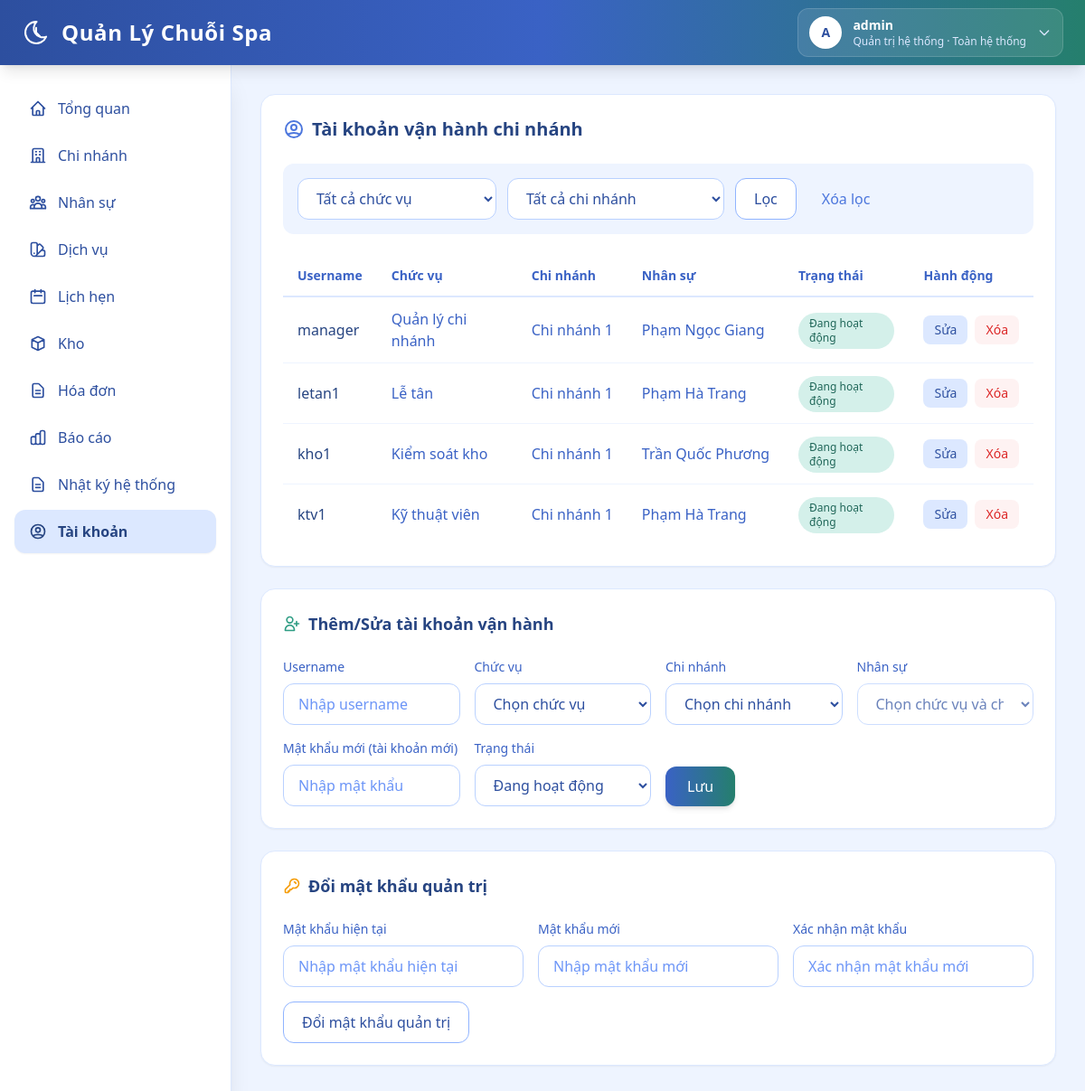
/web/accounts (signed in), run on an earlier commit of the app's database.
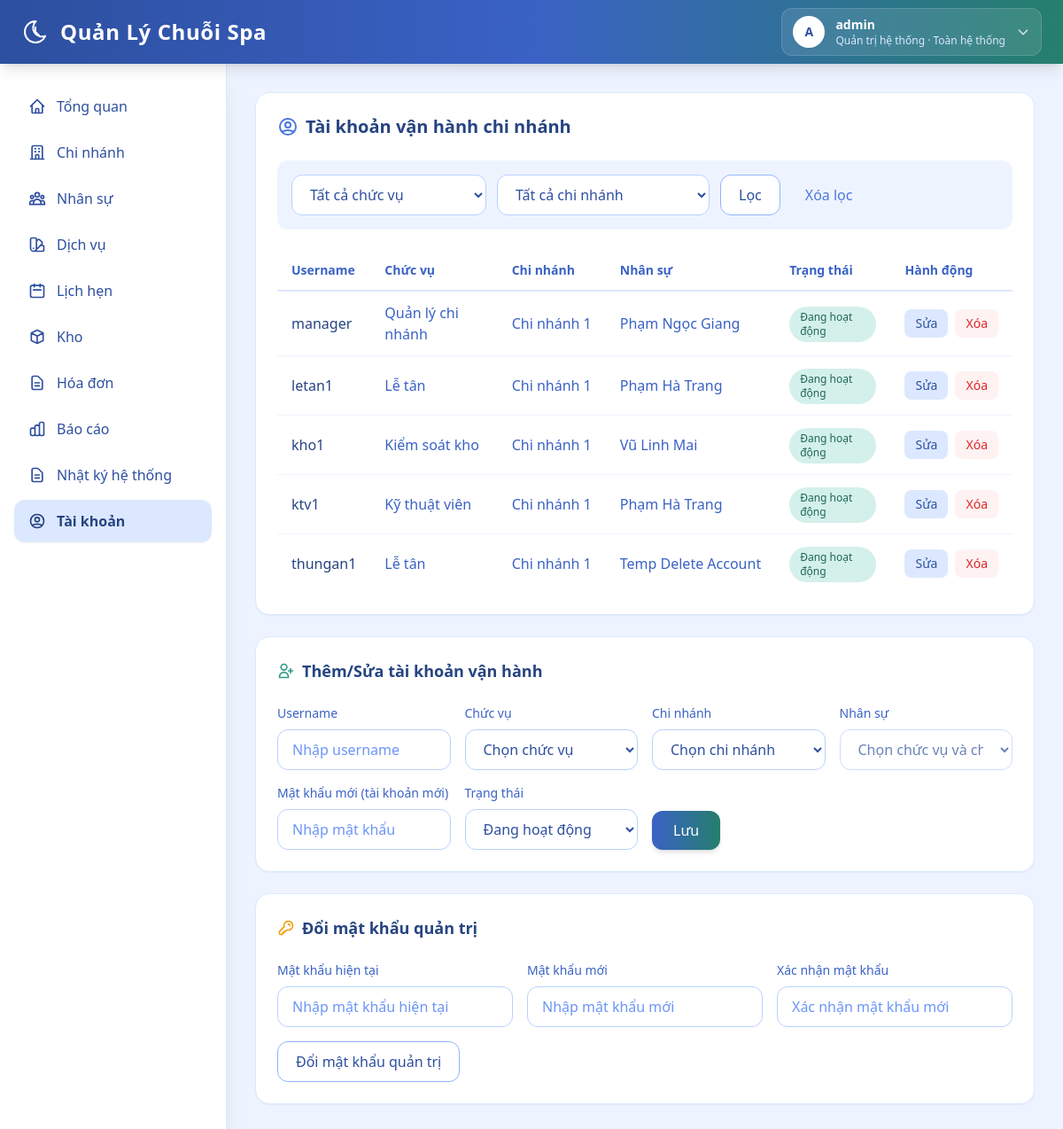
And on a later commit of the database.
### backend/models.py (models this page shows, shortened)
class TimestampMixin:
    created_at = db.Column(db.DateTime, nullable=False, default=datetime.utcnow)

class User(db.Model, TimestampMixin):
    __tablename__ = "users"
    id = db.Column(db.Integer, primary_key=True)
    username = db.Column(db.String(64), nullable=False, unique=True, index=True)
    password_hash = db.Column(db.String(255), nullable=False)
    role = db.Column(db.String(32), nullable=False, default="branch_manager")
    branch_id = db.Column(db.Integer, db.ForeignKey("branches.id"), nullable=True, index=True)
    staff_id = db.Column(db.Integer, db.ForeignKey("staffs.id"), nullable=True, index=True)
    is_active = db.Column(db.Boolean, nullable=False, default=True)
    branch = db.relationship("Branch", lazy="joined")
    staff = db.relationship("Staff", lazy="joined")
    @property
    def is_super_admin(self) -> bool:
        return self.role == "super_admin"

class Branch(db.Model, TimestampMixin):
    __tablename__ = "branches"
    id = db.Column(db.Integer, primary_key=True)
    branch_code = db.Column(db.String(16), nullable=True, unique=True, index=True)
    name = db.Column(db.String(255), nullable=False, unique=True)
    address = db.Column(db.String(500), nullable=True)
    phone = db.Column(db.String(32), nullable=True, unique=True)
    manager_staff_id = db.Column(db.Integer, db.ForeignKey("staffs.id"), nullable=True, index=True)
    status = db.Column(db.String(32), nullable=False, default="active")
    manager_staff = db.relationship("Staff", foreign_keys=[manager_staff_id], lazy="joined")

class Staff(db.Model, TimestampMixin):
    __tablename__ = "staffs"
    id = db.Column(db.Integer, primary_key=True)
    branch_id = db.Column(db.Integer, db.ForeignKey("branches.id"), nullable=False, index=True)
    full_name = db.Column(db.String(255), nullable=False)
    phone = db.Column(db.String(32), nullable=True, unique=True, index=True)
    title = db.Column(db.String(64), nullable=True)
    status = db.Column(db.String(32), nullable=False, default="active")
    start_date = db.Column(db.Date, nullable=True)
    branch = db.relationship("Branch", foreign_keys=[branch_id], lazy="joined")

### backend/web_modules/tai_khoan.py (the view)
@web_bp.get("/accounts")
@roles_required("super_admin")
def accounts():
    scope_ids = getattr(g, "scope_branch_ids", [])
    edit_id = parse_int(request.args.get("edit_id"))
    filters = build_account_filters(scope_ids)
    rows_query = User.query.filter(User.role != "super_admin")
    if filters["filter_role"]:
        rows_query = rows_query.filter(User.role == filters["filter_role"])
    if filters["filter_branch_id"]:
        rows_query = rows_query.filter(User.branch_id == filters["filter_branch_id"])
    rows = rows_query.order_by(User.id.asc()).all()
    branch_options = list_scope_branches(scope_ids, order_by="name")
    edit_row = find_non_admin_user(edit_id)
    if edit_id and edit_row is None:
        return accounts_redirect("Không tìm thấy tài khoản.")
    staff_options = list_staff_options(scope_ids, edit_row)
    form_data = build_form_data(edit_row)
    role_staff_titles = {role: sorted(titles) for role, titles in ROLE_STAFF_TITLES.items()}
    return render_template(
        "web/accounts.html",
        rows=rows,
        branch_options=branch_options,
        staff_options=staff_options,
        role_staff_titles=role_staff_titles,
        edit_mode=bool(edit_row),
        form_data=form_data,
        filters=filters,
        account_role_options=ACCOUNT_ROLE_OPTIONS,
    )

### backend/web.py (called while the page is built)
def parse_text(value: str | None) -> str:
    return (value or "").strip()

def parse_int(value):
    try:
        return int(value)
    except (TypeError, ValueError):
        return None

def normalize_choice(value, allowed, default):
    text = parse_text(value).lower()
    if text in allowed:
        return text
    return default

def role_label(role: str) -> str:
    return ROLE_LABELS.get(role, role)

def can_access_menu_for_user(user: User | None, menu_key: str) -> bool:
    if not user:
        return False
    return menu_key in ROLE_MENU_ACCESS.get(user.role, set())

def list_scope_branches(scope_ids: list[int], order_by: str = "name") -> list[Branch]:
    if not scope_ids:
        return []
    query = Branch.query.filter(Branch.id.in_(scope_ids))
    if order_by == "id":
        query = query.order_by(Branch.id.asc())
    else:
        query = query.order_by(Branch.name.asc())
    return query.all()

def login_required(fn):
    @wraps(fn)
    def wrapper(*args, **kwargs):
        if not getattr(g, "web_user", None):
            return redirect(url_for("web.login"))
        return fn(*args, **kwargs)
    return wrapper

### backend/templates/web/accounts.html (shortened to what the changed rows need)
{% extends "web/base.html" %}
{% block content %}
  <section class="bg-white rounded-2xl shadow-sm border border-spa-100 p-6 mb-6">
    <h2 class="text-xl font-bold text-spa-800 mb-6 flex items-center gap-2">
      <svg class="w-6 h-6 text-spa-500" fill="none" stroke="currentColor" viewBox="0 0 24 24"><path stroke-linecap="round" stroke-linejoin="round" stroke-width="2" d="M5.121 17.804A13.937 13.937 0 0112 16c2.5 0 4.847.655 6.879 1.804M15 10a3 3 0 11-6 0 3 3 0 016 0zm6 2a9 9 0 11-18 0 9 9 0 0118 0z"/></svg>
      Tài khoản vận hành chi nhánh
    </h2>
    <div class="overflow-x-auto">
      <table class="w-full">
        <thead>
          <tr class="border-b-2 border-spa-100">
            <th class="text-left py-3 px-4 text-sm font-semibold text-spa-600">Username</th>
            <th class="text-left py-3 px-4 text-sm font-semibold text-spa-600">Chức vụ</th>
            <th class="text-left py-3 px-4 text-sm font-semibold text-spa-600">Chi nhánh</th>
            <th class="text-left py-3 px-4 text-sm font-semibold text-spa-600">Nhân sự</th>
            <th class="text-left py-3 px-4 text-sm font-semibold text-spa-600">Trạng thái</th>
            <th class="text-left py-3 px-4 text-sm font-semibold text-spa-600">Hành động</th>
          </tr>
        </thead>
        <tbody class="divide-y divide-spa-50">
          {% for row in rows %}
            <tr class="hover:bg-spa-50/50 transition-colors">
              <td class="py-3 px-4 text-spa-800 font-medium">{{ row.username }}</td>
              <td class="py-3 px-4 text-spa-600">{{ role_label(row.role) }}</td>
              <td class="py-3 px-4 text-spa-600 max-w-[180px] truncate" {% if row.branch %}data-tooltip="{{ row.branch.name|e }}" tabindex="0"{% endif %}>{{ row.branch.name if row.branch else '-' }}</td>
              <td class="py-3 px-4 text-spa-600 max-w-[200px] truncate" {% if row.staff %}data-tooltip="{{ row.staff.full_name|e }}" tabindex="0"{% endif %}>{{ row.staff.full_name if row.staff else '-' }}</td>
              <td class="py-3 px-4">
                <span class="inline-flex px-3 py-1 rounded-full text-xs font-medium
                  {% if row.is_active %}bg-sage-100 text-sage-700{% else %}bg-spa-200 text-spa-600{% endif %}">
                  {{ 'Đang hoạt động' if row.is_active else 'Ngừng hoạt động' }}
                </span>
              </td>
              <td class="py-3 px-4">
                <div class="flex items-center gap-2">
                  <a href="{{ url_for('web.accounts', edit_id=row.id, filter_role=filters.filter_role, filter_branch_id=filters.filter_branch_id) }}#account-editor"
                    class="px-3 py-1.5 rounded-lg bg-spa-100 text-spa-700 hover:bg-spa-200 text-sm font-medium transition-all">
                    Sửa
                  </a>
                  <form method="post" action="{{ url_for('web.accounts_delete') }}" class="inline"
                    data-confirm-modal="1"
                    data-confirm-message="Bạn có chắc muốn xóa tài khoản này không?"
                    data-confirm-ok-label="Xóa tài khoản">
                    <button type="submit" class="px-3 py-1.5 rounded-lg bg-red-50 text-red-600 hover:bg-red-100 text-sm font-medium transition-all">
                      Xóa
                    </button>
                  </form>
                </div>
              </td>
            </tr>
          {% else %}
            <tr><td colspan="6" class="py-8 text-center text-spa-400">Không có dữ liệu.</td></tr>
          {% endfor %}
        </tbody>
      </table>
    </div>
  </section>
{% endblock %}

What changed in the data, as far as the page shows it:
changed User "kho1": staff "Trần Quốc Phương" → "Vũ Linh Mai"
added User: username "thungan1", role "Lễ tân", branch "Chi nhánh 1", staff "Temp Delete Account", is_active "Đang hoạt động"
